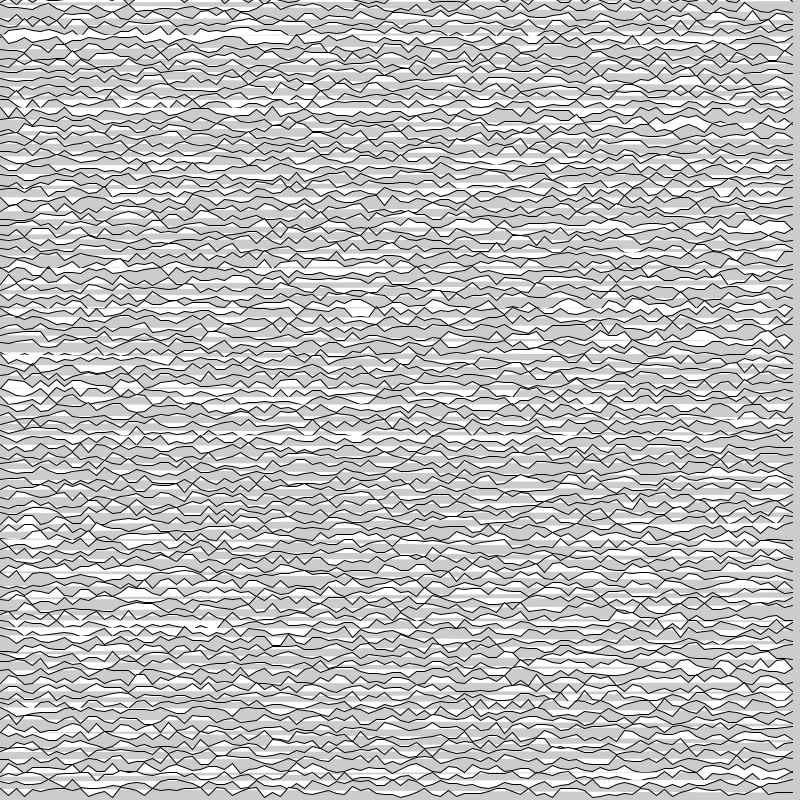
Frame 1 (no input)
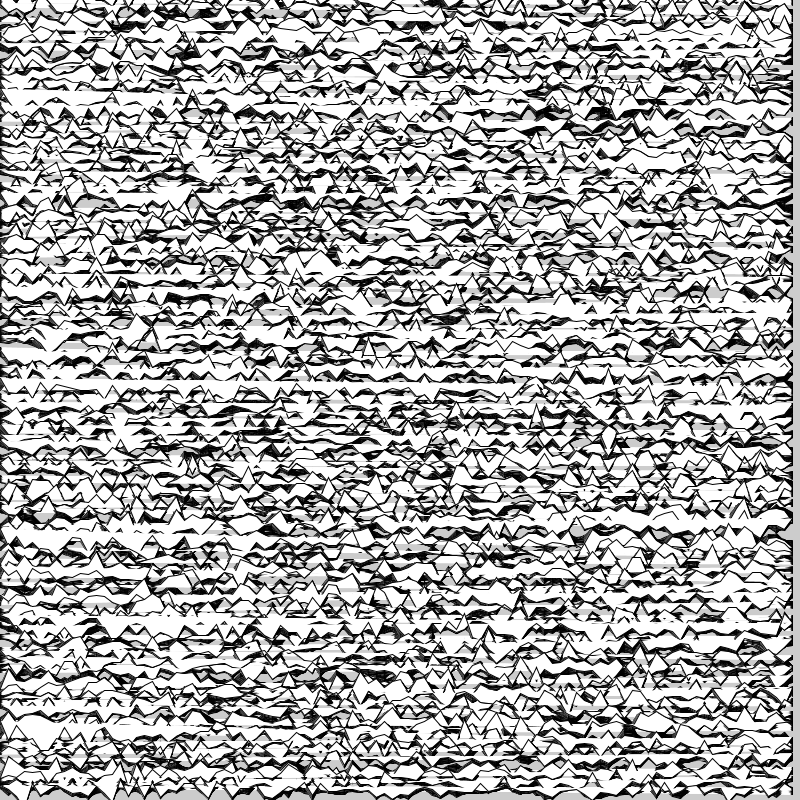
Frame 60 (the mouse pressed at the canvas centre just before this capture)
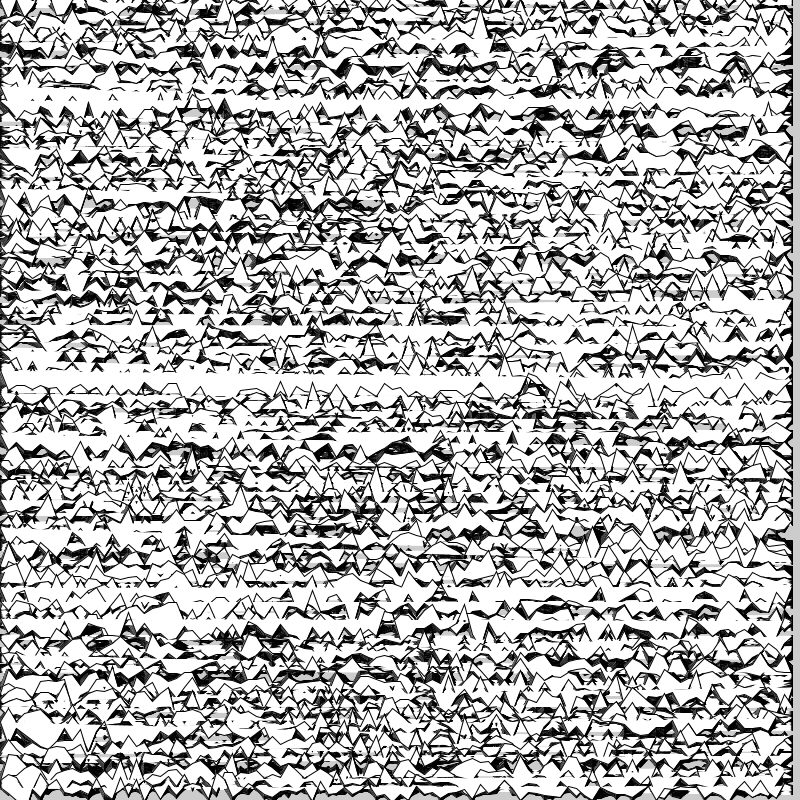
Frame 120 (the mouse held since frame 60 and released just before this capture)

The Processing sketch that drew these frames (run headless with seeded random() and noise(); from frame 60 on, the mouse is pressed at the canvas centre):

// Processing sketch: sparkline_with_class
// ── sparkline_with_class.pde
SparkLine [] sparklines;

void setup() {
  size(800, 800);
  sparklines = new SparkLine[100];
  
  // Calculate the height of each row so lines are spread out evenly down the screen
  float yOffset = height/sparklines.length;
  
  // Initialize the lines and assign
  for (int y = 0; y < sparklines.length; y++) {
    // What is this y*yOffset business?
    sparklines[y] = new SparkLine(y*yOffset);
  }
}

void draw() {
  
  // Move and draw all the lines
  for (SparkLine s : sparklines) {
    s.move();
    s.display();
  }
}

// ── SparkLine.pde
class SparkLine {
  // An array to remember vertex values for a line
  float [] vertices = new float [100];
  // The y-value of the line
  float y;
  // Width of each "column" (horizontal gap between vertices)
  float xOffset;

  
  SparkLine(float _y) {
    y = _y;
    
    // Initialize the vertices for this line at a random location
    for (int x = 0; x < vertices.length; x++) {
      vertices[x] = random(-5, 5);
    }
    
    // Calculate the column width so vertices are evenly spread out across the screen
    xOffset= width/vertices.length;
  }
  
  // Move the vertices for this line
  void move() {
    for (int x = 0; x < vertices.length; x++) {
      vertices[x] += random(-1, 1);
    }
  }
  
  // Draw the vertices for this line
  void display() {
    beginShape();
    for (int x = 0; x < vertices.length; x++) {
      vertex(x*xOffset, y + vertices[x]);
    }
    endShape();
  }
}
